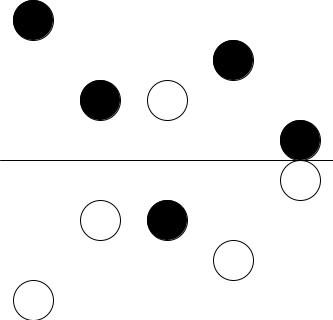
Frame 1 (no input)
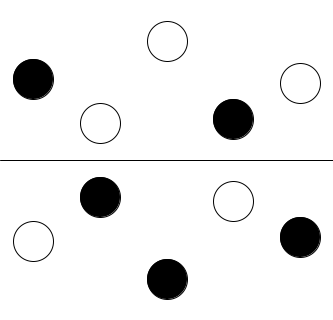
Frame 60 (the mouse pressed at the canvas centre just before this capture)
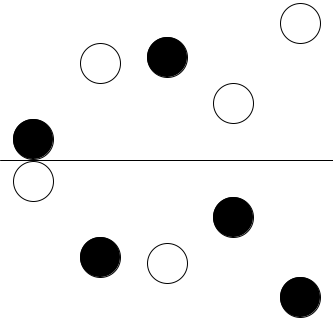
Frame 120 (the mouse held since frame 60 and released just before this capture)

The Processing sketch that drew these frames (run headless with seeded random() and noise(); from frame 60 on, the mouse is pressed at the canvas centre):

// Processing sketch: processing_53989
// ── processing_53989.pde

int a1 = 20;
int b1 = 300;

int a2 = 100;
int b2 = 220;

int a3 = 100;
int b3 = 220;

//CURRENT PHASING
//int a4 = 20;
//int b4 = 300;

//int a5 = 100;
//int b5 = 220;

//IDEAL PHASING?
int a4 = 60;
int b4 = 260;

int a5 = 140;
int b5 = 180;



 
int x1 = 1;
int x2 = 1;
int x3 = -1;
int x4 = 1;
int x5 = 1;




int f1a = 0;
int f1b = 255;
int f2a = 0;
int f2b = 255;
int f3a = 255;
int f3b = 0;
int f4a = 0;
int f4b = 255;
int f5a = 0;
int f5b = 255;




 
void setup(){
     
    size(333,320);
     
    }
               
void draw(){
    smooth();
    background(255);
    frameRate(40);
     
    //circles
        ellipseMode(CENTER);
        
        
        //a1 b1
        fill(f1a);
        ellipse(33,a1,40,40);
        fill(f1b);
        ellipse(33,b1,40,40);
   

        //a2 b2
        fill(f2a);
        ellipse(100,a2,40,40);
        fill(f2b);
        ellipse(100,b2,40,40);
        

        //a3 b3
        fill(f3a);
        ellipse(167,a3,40,40);
        fill(f3b);
        ellipse(167,b3,40,40);
        
        //a4 b4
        fill(f4a);
        ellipse(233,a4,40,40);
        fill(f4b);
        ellipse(233,b4,40,40);
   

        //a5 b5
        fill(f5a);
        ellipse(300,a5,40,40);
        fill(f5b);
        ellipse(300,b5,40,40);
        

     
     line(0,160,333,160);
    //animate
     
        a1+=x1;
        b1-=x1;
        
        a2+=x2;
        b2-=x2;
        
        a3+=x3;
        b3-=x3;
     
        a4+=x4;
        b4-=x4;
        
        a5+=x5;
        b5-=x5;
     
     
    //conditions
     
        if(a1 > 140){
            x1 = x1 * -1;
            f1a = 255;
            f1b = 0;
            }
        if(a1 < 20){
            x1 = x1 * -1;
            f1a = 0;
            f1b = 255;
            }
            
        if(a2 > 140){
            x2 = x2 * -1;
            f2a = 255;
            f2b = 0;
            }
        if(a2 < 20){
            x2 = x2 * -1;
            f2a = 0;
            f2b = 255;
            }
            
        if(a3 > 140){
            x3 = x3 * -1;
            f3a = 255;
            f3b = 0;
            }
        if(a3 < 20){
            x3 = x3 * -1;
            f3a = 0;
            f3b = 255;
            }
            
        if(a4 > 140){
            x4 = x4 * -1;
            f4a = 255;
            f4b = 0;
            }
        if(a4 < 20){
            x4 = x4 * -1;
            f4a = 0;
            f4b = 255;
            }
            
        if(a5 > 140){
            x5 = x5 * -1;
            f5a = 255;
            f5b = 0;
            }
        if(a5 < 20){
            x5 = x5 * -1;
            f5a = 0;
            f5b = 255;
            }
        

     
        

            
   }                                
